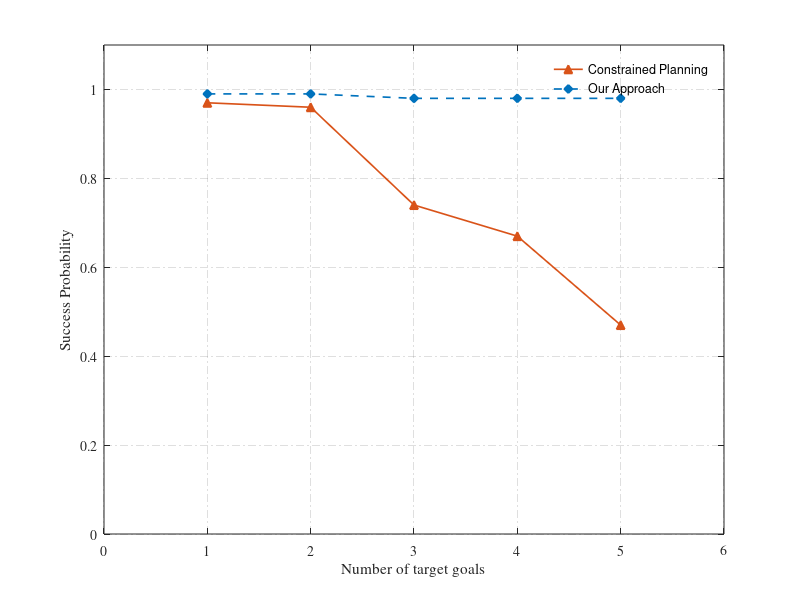

Here is the MATLAB script that generated this plot:
figure,
layer1_success = [0.97,0.96,0.74,0.67,0.47];
layer2_success = [0.99,0.99,0.98,0.98,0.98];
k=[1,2,3,4,5];
plot(k,layer1_success,'-^','linewidth',1.2,'Color',[0.8500 0.3250 0.0980],'MarkerFaceColor',[0.8500 0.3250 0.0980],'MarkerEdgeColor',[0.8500 0.3250 0.0980])
hold on
plot(k,layer2_success,'--d','linewidth',1.2,'Color',[0 0.4470 0.7410],'MarkerFaceColor',[0 0.4470 0.7410],'MarkerEdgeColor',[0 0.4470 0.7410])

hlegend = legend('Constrained Planning','Our Approach');
h = xlabel({'Number of target goals'},'Fontname', 'Times New Roman');
% xlabel({'|TG|'},'Fontname', 'Times New Roman','Interpreter', 'latex');
ylabel('Success Probability','Fontname', 'Times New Roman');
set(hlegend,'box','off')
grid on
axis([0, 6, 0, 1.1])
set(gca,'gridLineStyle', '-.');
set(gca,'fontname','Times');
xlim = get(gca,'XLim');
ylim = get(gca,'YLim');
% set(h,'Position',[xlim(2)+(xlim(2)+xlim(1))*0.2,ylim(1)])
% title('Success rate with the increase of $TG$','Interpreter', 'latex');